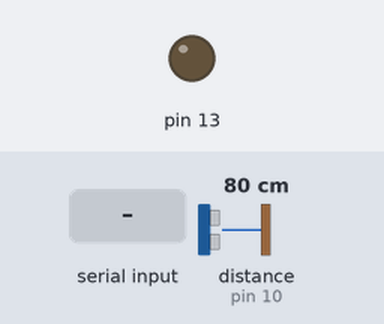
Recording of a sketch running on a simulated Arduino Uno, built with avr-gcc and run on an emulated ATmega328P. On the bench: output pins drawn as LEDs (lit = HIGH). The inputs (shaded band) are chosen by the test bench; at power-on: distance to the obstacle (sensor on pin 10) 80 cm. The echo pulse lasts 58.3 µs per cm; pins used as bus, display or sensor lines are not drawn.

Above: at 1.2 s.
1.3 s: "1" received over Serial
At 1.6 s:
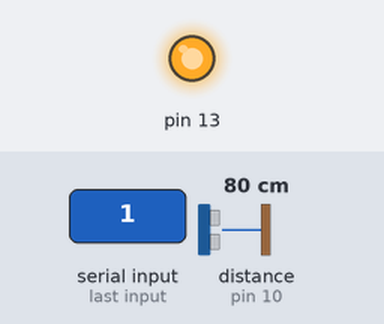
2.8 s: "2" received over Serial
At 4.1 s:
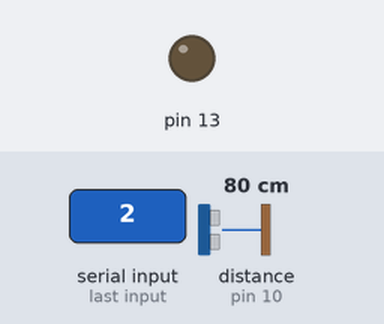
Timing chart, 0 to 5.8 s (numbered marks = the images above; inputs shaded):
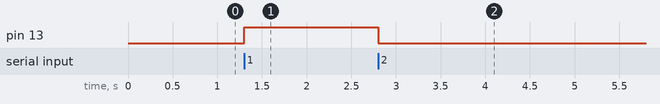

Measured:
- after the input at 1.3 s, pin 13: LOW → HIGH at once
- after the input at 2.8 s, pin 13: HIGH → LOW at once

The sketch:

arduinoControl.ino
```cpp
const int trigPin = 9;
const int echoPin = 10;
 int d;
long duration;
int distance;
void setup()
{
  pinMode(trigPin, OUTPUT); // Sets the trigPin as an Output
pinMode(echoPin, INPUT); // Sets the echoPin as an Input
  pinMode(13, OUTPUT);
  Serial.begin(9600);
}
void loop() {
    if (Serial.available())
    {
        int state = Serial.read();
        if (state == '1')
           digitalWrite(13, HIGH);
        if (state == '2'){
           digitalWrite(13, LOW);

    ultra();

        }
    }

}
int ultra(){
  digitalWrite(trigPin, LOW);
delayMicroseconds(2);
// Sets the trigPin on HIGH state for 10 micro seconds
digitalWrite(trigPin, HIGH);
delayMicroseconds(10);
digitalWrite(trigPin, LOW);
// Reads the echoPin, returns the sound wave travel time in microseconds
duration = pulseIn(echoPin, HIGH);

// Calculating the distance
distance= duration*0.034/2;
Serial.println("d="+distance);
}
```
